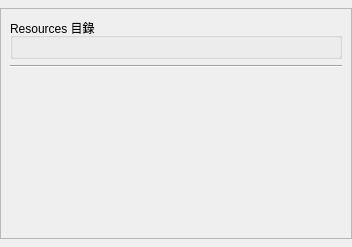
<?xml version="1.0" encoding="UTF-8"?>
<ui version="4.0">
 <class>Project</class>
 <widget class="QWidget" name="Project">
  <property name="geometry">
   <rect>
    <x>0</x>
    <y>0</y>
    <width>352</width>
    <height>247</height>
   </rect>
  </property>
  <property name="sizePolicy">
   <sizepolicy hsizetype="Preferred" vsizetype="Maximum">
    <horstretch>0</horstretch>
    <verstretch>0</verstretch>
   </sizepolicy>
  </property>
  <property name="windowTitle">
   <string>Form</string>
  </property>
  <layout class="QVBoxLayout" name="verticalLayout">
   <property name="leftMargin">
    <number>0</number>
   </property>
   <property name="topMargin">
    <number>8</number>
   </property>
   <property name="rightMargin">
    <number>0</number>
   </property>
   <property name="bottomMargin">
    <number>8</number>
   </property>
   <item>
    <widget class="QScrollArea" name="scrollArea">
     <property name="sizePolicy">
      <sizepolicy hsizetype="Expanding" vsizetype="MinimumExpanding">
       <horstretch>0</horstretch>
       <verstretch>0</verstretch>
      </sizepolicy>
     </property>
     <property name="minimumSize">
      <size>
       <width>0</width>
       <height>32</height>
      </size>
     </property>
     <property name="widgetResizable">
      <bool>true</bool>
     </property>
     <widget class="QWidget" name="scrollAreaWidgetContents">
      <property name="geometry">
       <rect>
        <x>0</x>
        <y>0</y>
        <width>350</width>
        <height>229</height>
       </rect>
      </property>
      <layout class="QVBoxLayout" name="verticalLayout_5">
       <item>
        <widget class="QGroupBox" name="groupBox_3">
         <property name="maximumSize">
          <size>
           <width>16777215</width>
           <height>96</height>
          </size>
         </property>
         <property name="title">
          <string>Resources 目錄</string>
         </property>
         <property name="flat">
          <bool>false</bool>
         </property>
         <layout class="QVBoxLayout" name="verticalLayout_7">
          <item>
           <layout class="QHBoxLayout" name="resources_path_layout"/>
          </item>
         </layout>
        </widget>
       </item>
       <item>
        <widget class="Line" name="line">
         <property name="orientation">
          <enum>Qt::Horizontal</enum>
         </property>
        </widget>
       </item>
       <item>
        <layout class="QHBoxLayout" name="resources_name_layout"/>
       </item>
       <item>
        <spacer name="verticalSpacer">
         <property name="orientation">
          <enum>Qt::Vertical</enum>
         </property>
         <property name="sizeHint" stdset="0">
          <size>
           <width>20</width>
           <height>0</height>
          </size>
         </property>
        </spacer>
       </item>
      </layout>
     </widget>
    </widget>
   </item>
  </layout>
 </widget>
 <resources/>
 <connections/>
</ui>
